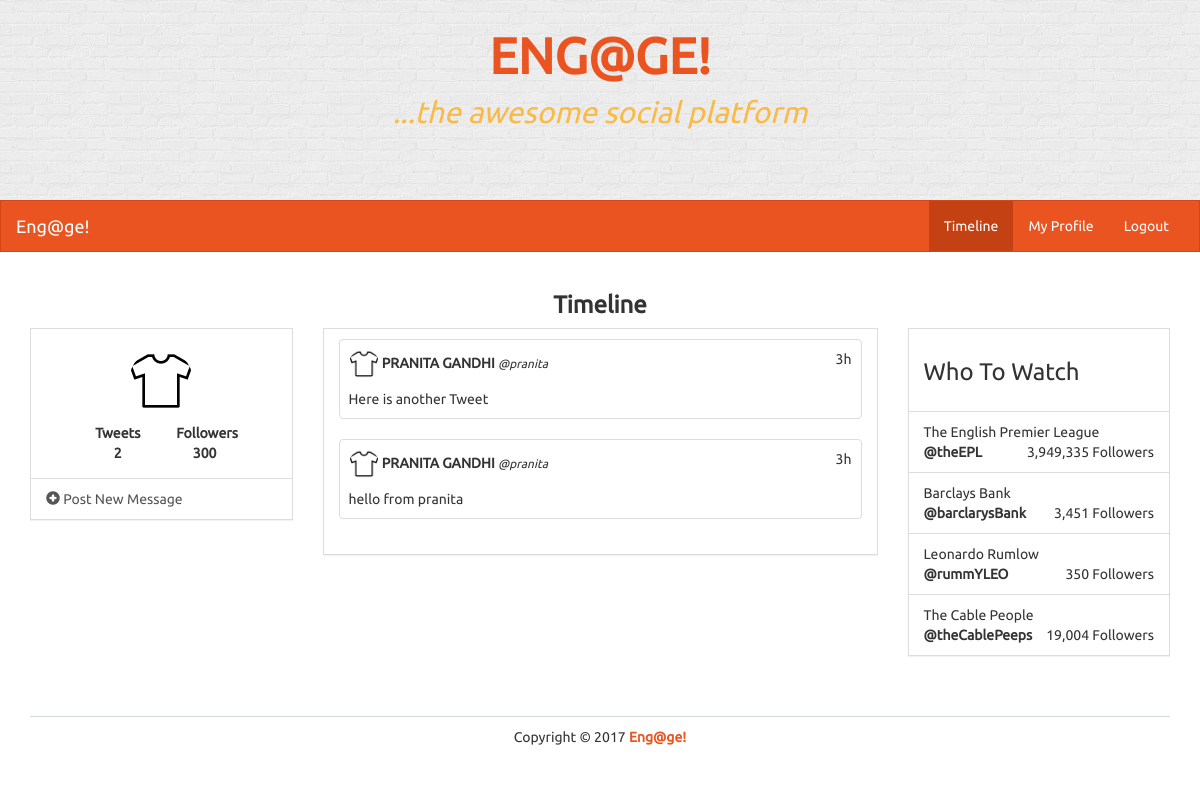
Before: /timeline/pranita with the older database file.
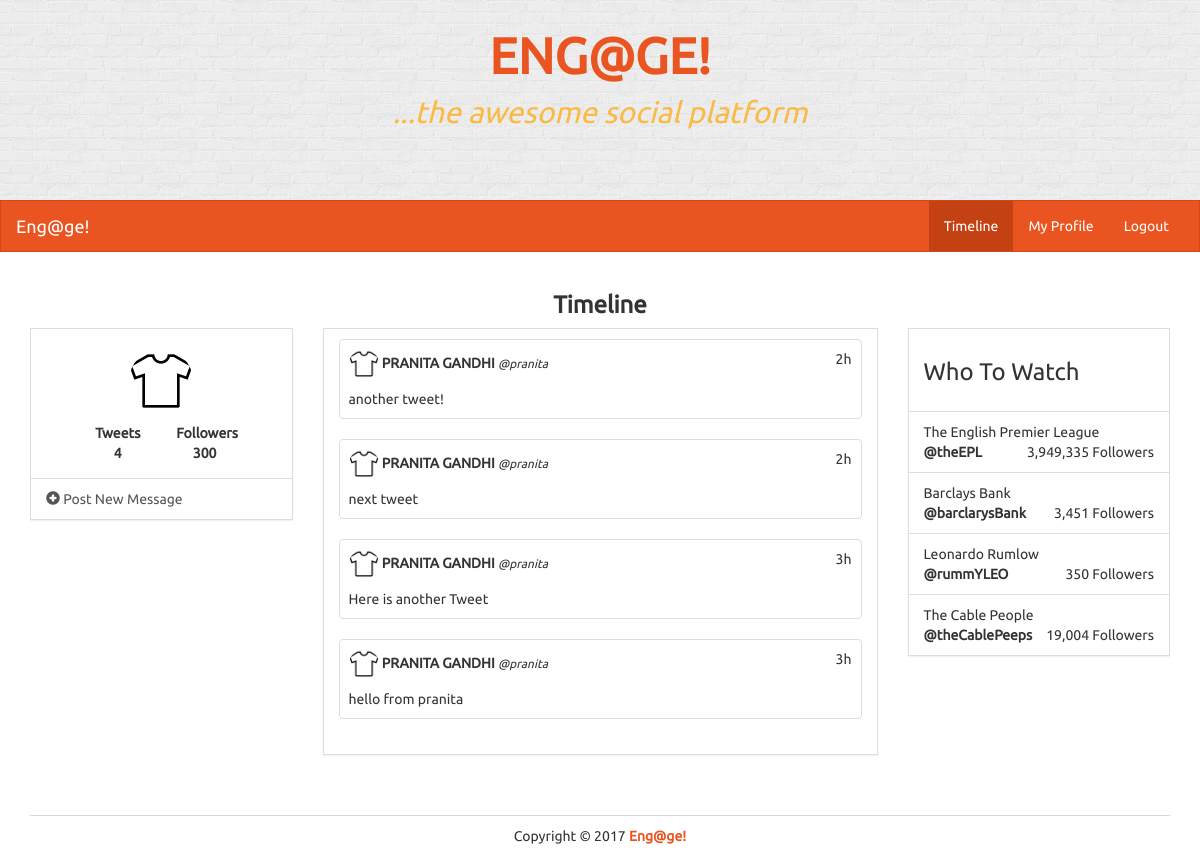
After: the same page with the newer database file.
### models.py (models this page shows)
class Tweet(db.Model):
    id = db.Column(db.Integer, primary_key=True)
    user_id = db.Column(db.Integer, db.ForeignKey('user.id'))
    text = db.Column(db.String(140))
    date_created = db.Column(db.DateTime)

class User(UserMixin, db.Model):
    id = db.Column(db.Integer, primary_key=True)
    name = db.Column(db.String(100))
    username = db.Column(db.String(30))
    image = db.Column(db.String(100))
    password = db.Column(db.String(50))
    join_date = db.Column(db.DateTime)
    tweets = db.relationship('Tweet', backref='user', lazy='dynamic')
    following = db.relationship('User', secondary=followers,
        primaryjoin=(followers.c.follower_id == id),
        secondaryjoin=(followers.c.followee_id == id),
        backref=db.backref('followers', lazy='dynamic'), lazy='dynamic')
    followed_by = db.relationship('User',  secondary=followers,
        primaryjoin=(followers.c.followee_id == id),
        secondaryjoin=(followers.c.follower_id == id),
        backref=db.backref('followees', lazy='dynamic'), lazy='dynamic')

### views.py (the view)
@app.route('/timeline', defaults={'username' : None})
@app.route('/timeline/<username>')
def timeline(username):
    form = TweetForm()
    if username:
        user = User.query.filter_by(username=username).first()
        if not user:
            abort(404)
    else:
        user = current_user
    tweets = Tweet.query.filter_by(user=user).order_by(Tweet.date_created.desc()).all()
    total_tweets = len(tweets)
    current_time = datetime.now()
    return render_template('timeline.html', form=form, tweets=tweets, current_time=current_time, current_user=user, total_tweets=total_tweets)

### app.py (called while the page is built)
@app.template_filter('time_since')
def time_since(delta):
    seconds = delta.total_seconds()
    days, seconds = divmod(seconds, 86400)
    hours, seconds = divmod(seconds, 3600)
    minutes, seconds = divmod(seconds, 60)
    if days > 0:
        return '%dd' % (days)
    elif hours > 0:
        return '%dh' % (hours)
    elif minutes > 0:
        return '%dm' % (minutes)
    else:
        return 'Just now'

### templates/timeline.html (shortened to what the changed rows need)
<!DOCTYPE html>
<html lang="en">
	<head>
		<link rel="stylesheet" href="{{ url_for('static', filename='bs/css/united.min.css') }}">
		<link rel="stylesheet" href="{{ url_for('static', filename='css/styles.css') }}">
	</head>
	<body>
		<div class="container">
			<div class="row">
				<div class="col-lg-3">
					<div class="panel panel-default">
						<div class="panel-body">
							<div class="row pad">
								<div class="col-lg-4 col-lg-offset-2 text-center">
									<strong>
										Tweets <br />
										{{ total_tweets }}
									</strong>
								</div>
							</div>
						</div>
					</div>
				</div>
				<div class="col-lg-6">
					<div class="panel panel-default">
						<div class="panel-body">
							{% for tweet in tweets %}
								<div class="row">
									<div class="col-xs-12 col-sm-12 col-md-12 col-lg-12">
										<div class="thumbnail">
											<div class="caption">
												<div class="row">
													<div class="col-lg-10">
														<img src="{{ tweet.user.image }}" style="width: 30px; height: 30px;" class="img-circle">
														<strong>{{ tweet.user.name }}</strong>
														<small><em>@{{ tweet.user.username }}</em></small>
													</div>
													<div class="col-lg-2 text-right">
														{{ (current_time - tweet.date_created)|time_since }}
													</div>
												</div>
												<div class="row pad">
													<div class="col-lg-12">
														{{ tweet.text }}
													</div>
												</div>
											</div>
										</div>
									</div>
								</div>
							{% endfor %}
						</div>
					</div>
				</div>
			</div>
		</div>
	</body>
</html>

Changed rows visible on the page:
added Tweet: user.image (picture), user.name "PRANITA GANDHI", user.username "pranita", (current_time-tweet.date_created)|time_since "2h", text "another tweet!"
added Tweet: user.image (picture), user.name "PRANITA GANDHI", user.username "pranita", (current_time-tweet.date_created)|time_since "2h", text "next tweet"
Other visible differences:
{{ total_tweets }}: "2" → "4"
